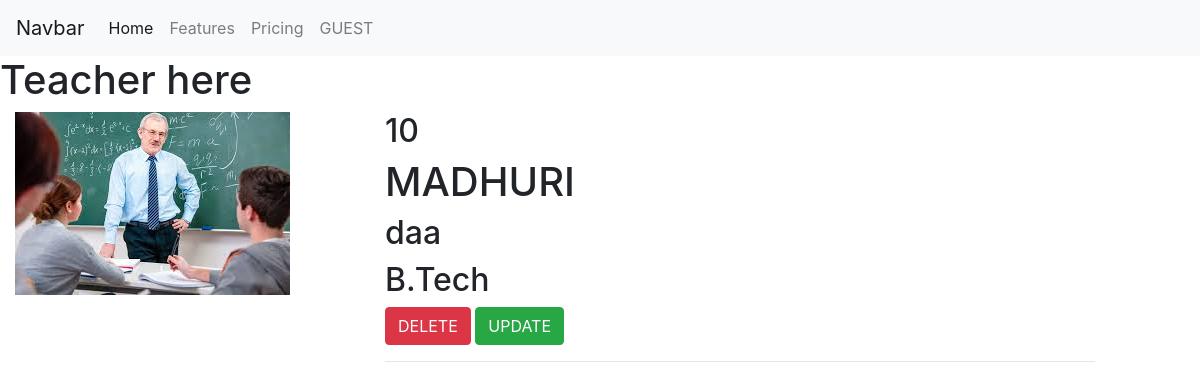
Page /teacher/ on the committed database.
### teacher/models.py (models this page shows, shortened)
class Teacher(models.Model):
    id = models.AutoField(primary_key=True)
    name = models.CharField(max_length=30)
    subject_Name = models.CharField(max_length=40)
    password = models.CharField(max_length=40,default='')
    qualification = models.CharField(max_length=100)
    image = models.ImageField(upload_to='teacher/images',blank=True, default='')

### teacher/views.py (the view)
# urls.py: path('', views.index, name='index'),
def index(request):
    teachers = Teacher.objects.all()
    return render(request,'teacher/index.html', {'teachers': teachers})

### teacher/templates/teacher/index.html (shortened to what this page needs)
{% extends 'teacher/header.html' %}
{% block content %}
    <h1>Teacher here</h1>
    <div class="row container">
   {% for teacher in teachers %}
        <div class="col-md-4">
                <img src="/media/{{teacher.image | default:'/teacher/images/cartoon.png'}}" alt="" class="img-fluid">
        </div>
        <div class="col-md-8">
            <h2>{{teacher.id}}</h2>
            <h1>{{teacher.name | upper }}</h1>
            <h2>{{teacher.subject_Name|lower}}</h2>
            <h2>{{teacher.qualification}}</h2>
            <a class="btn btn-danger" href="/teacher/delete/{{teacher.id}}">DELETE</a>
            <a class="btn btn-success" href="/teacher/update/{{teacher.id}}">UPDATE</a>
            <hr>
        </div>
    {% endfor %}
        </div>
{%endblock%}

### rows in the picture
Teacher: image (picture), id "10", name "MADHURI", subject_Name "daa", qualification "B.Tech"
